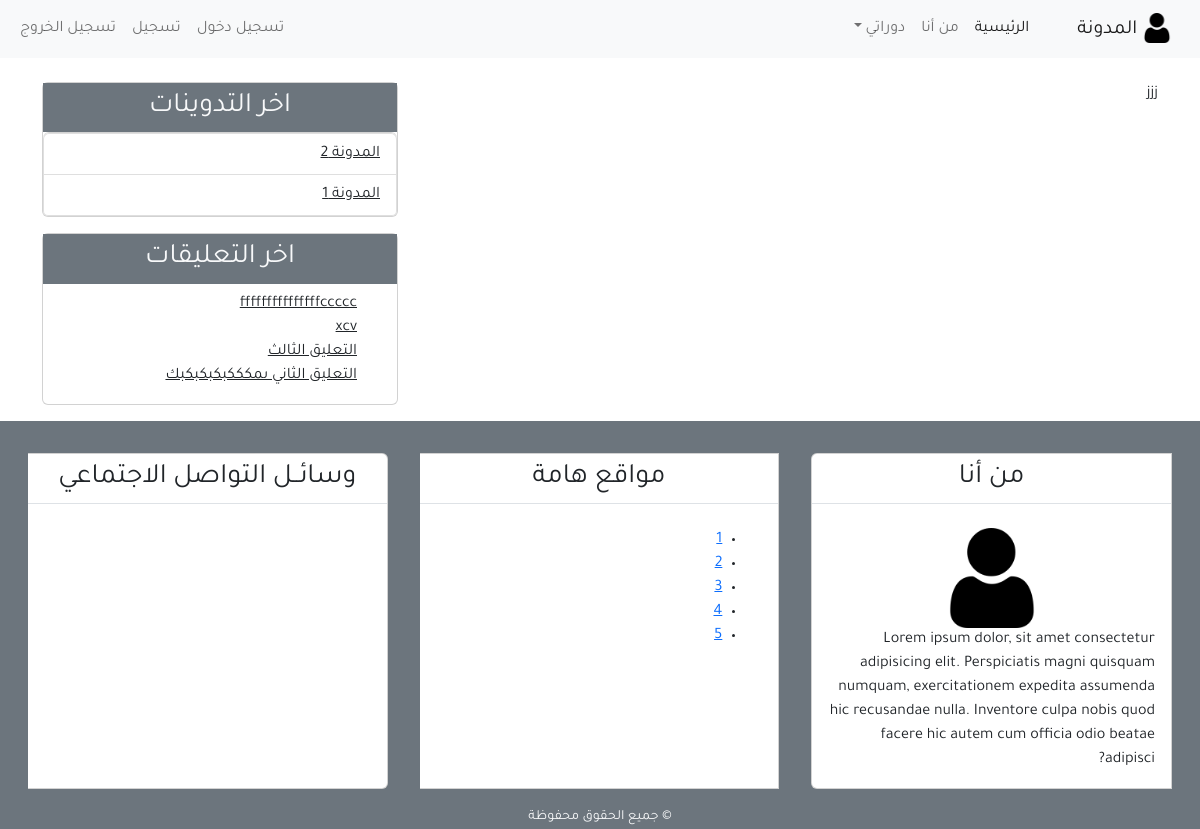
/about, run on the app's committed database.
### blog/models.py (models this page shows, shortened)
class Post(models.Model):
    title      = models.CharField(max_length = 100)
    content    = models.TextField()
    post_date  = models.DateTimeField(default=timezone.now)
    post_update= models.DateTimeField(auto_now = True)
    author     = models.ForeignKey(User ,on_delete =models.CASCADE)
    class Meta :
        ordering = ('-post_date',)

class Comment(models.Model) :
  name         = models.CharField( max_length = 50,  verbose_name= 'الاسم')
  email        = models.EmailField(verbose_name= 'الايميل')
  body         = models.TextField(verbose_name= 'التعليق')
  comment_date = models.DateTimeField(auto_now_add =True)
  active       = models.BooleanField(default = False)
  post         = models.ForeignKey(Post, on_delete=models.CASCADE, related_name='comment')
  class Meta:
    ordering =('-comment_date',)

### blog/views.py (the view)
# urls.py: path('about',views.about, name = "about"),
def about(request):
    context = {
        'title' : 'من أنــا ',
      }
    return render(request, 'blog/about.html',context)

### blog/templatetags/post_tag.py (called while the page is built)
@register.inclusion_tag('blog/lastest_post.html')
def lastest_posts():
    context = {
        'l_post' : Post.objects.all()[0:5]
    }
    return context

@register.inclusion_tag('blog/lastest_comments.html')
def lastest_comments():
    context={
        'l_comment' : Comment.objects.filter(active = True)[0:5]
    }
    return context

### blog/templates/blog/about.html
{% extends 'blog/base.html' %}
{% load static %}
{% block content %}
 jjj
{% endblock content %}

### blog/templates/blog/lastest_post.html
<ul class="list-group p-0 ">
  {% for post in l_post %}
  <li class="list-group-item"><a class="text-dark" href="{% url 'post_detail' post.id %}">{{post.title}}</a></li>
  {% endfor %}
</ul>

### blog/templates/blog/lastest_comments.html
<ul>
    {% for comment in l_comment %}
    <li class="list-group-item">
        <a class="text-dark" href="{% url 'post_detail' comment.post.id %}">
         {% if comment.body|length > 30  %}
            {{comment.body|slice:'20'}}
         {% else %}
         {{comment.body}}
         {% endif %}
        </a></li>
    {% empty %}
    <li class="list-group-item">لا توجد تعليقات</li>
    {% endfor %}
  </ul>

### static/css/main.css (style rules this page uses)
html,body { direction: rtl; text-align: right; }
body { font-family: 'Tajawal',sans-serif; }

### data on the page
Post: title "المدونة 2"
Post: title "المدونة 1"
Comment: body "fffffffffffffffccccc"
Comment: body "xcv"
Comment: body "التعليق الثالث"
Comment: body "التعليق الثاني ىمكككبكبكبكبك"
